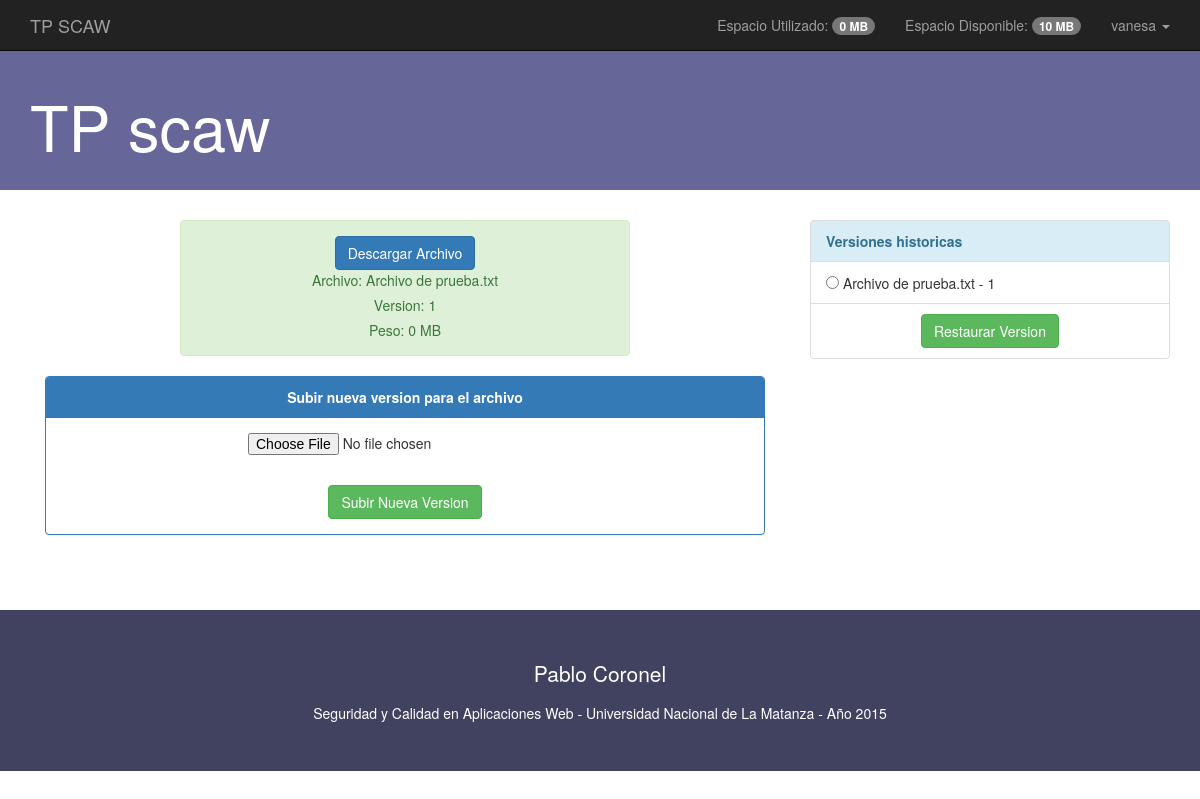
Page /php/archivoVer.php?cod=z66v1irr (signed in) on the committed database.
### tables this page shows
CREATE TABLE IF NOT EXISTS `archivo` (
  `idArchivo` int(10) NOT NULL,
  `nombreArchivo` varchar(100) NOT NULL,
  `tipoCompartido` varchar(50) NOT NULL,
  `versionActual` int(10) NOT NULL,
  `fkUsuarioCreador` int(10) NOT NULL,
  `codigoArchivo` varchar(50) NOT NULL
);

CREATE TABLE IF NOT EXISTS `archivo_version` (
  `idArchivoVersion` int(10) NOT NULL,
  `fkArchivo` int(10) NOT NULL,
  `version` int(10) NOT NULL,
  `ruta` varchar(200) NOT NULL,
  `peso` int(50) NOT NULL
);

### php/archivoVer.php (the view, shortened to what this page needs)
<?php
	include_once 'conexionDB.php';
	$getCod= mysqli_real_escape_string($conexion,$_GET['cod']);
	$sqlIdArchivo= "SELECT idArchivo FROM archivo WHERE codigoArchivo = '".$getCod."'";
	$resIdArchivo= mysqli_query($conexion,$sqlIdArchivo);
	$filaIdArchivo= mysqli_fetch_assoc($resIdArchivo);
	$idArchivo= $filaIdArchivo['idArchivo'];
	$sqlVersiones= "SELECT archivo_version.version as verArch,
					archivo.nombreArchivo as nomArch
		FROM archivo_version INNER JOIN archivo
		ON archivo_version.fkArchivo = archivo.idArchivo
		WHERE archivo_version.fkArchivo = ".$idArchivo;
	$respuestaVersiones= mysqli_query($conexion,$sqlVersiones);
	$sqlVersionActual= "SELECT versionActual, nombreArchivo, codigoArchivo FROM archivo WHERE idArchivo = ".$idArchivo;
	$respuestaVersionActual= mysqli_query($conexion,$sqlVersionActual);
	$filaVersionActual= mysqli_fetch_assoc($respuestaVersionActual);
	$sqlPesoVersionActual= "SELECT archivo_version.peso as pesoAct FROM archivo_version INNER JOIN archivo
								ON archivo_version.version= archivo.versionActual
									WHERE archivo_version.fkArchivo= ".$idArchivo;
	$respuestaPesoVersionActual= mysqli_query($conexion,$sqlPesoVersionActual);
	$filaPesoVersionActual= mysqli_fetch_assoc($respuestaPesoVersionActual);
	if(isset($_SESSION['loginId'])){
		$sqlPesoUsado= "SELECT SUM(peso) as peso, fkUsuarioCreador FROM archivo_version as av INNER JOIN archivo as ar
					ON av.fkArchivo = ar.idArchivo
					WHERE ar.fkUsuarioCreador = ".$_SESSION['loginId'];
		$resPesoUsado= mysqli_query($conexion,$sqlPesoUsado);
		$filaPesoUsado= mysqli_fetch_assoc($resPesoUsado);
		$pesoUsado= $filaPesoUsado['peso'];
		$sqlEspacioAsignado= "SELECT espacioAsignado FROM usuario
			WHERE idUsuario = ".$_SESSION['loginId'];
		$resEspacioAsignado= mysqli_query($conexion,$sqlEspacioAsignado);
		$filaEspacioAsignado= mysqli_fetch_assoc($resEspacioAsignado);
		$espacioAsignado= $filaEspacioAsignado['espacioAsignado'];
		$espacioDisponible= $espacioAsignado - $pesoUsado;
	}
	$sqlTipoCompartido= "SELECT tipoCompartido FROM archivo
							WHERE idArchivo = ".$idArchivo;
	$resTipoCompartido= mysqli_query($conexion,$sqlTipoCompartido);
	$filaTipoCompartido= mysqli_fetch_assoc($resTipoCompartido);
	$sqlListaLectoresPrivado= "SELECT fkUsuario FROM usuario_lector
								WHERE fkArchivo = ".$idArchivo;
	$resListaLectoresPrivado= mysqli_query($conexion,$sqlListaLectoresPrivado);
	$sqlListaEditoresPrivado= "SELECT fkUsuario FROM usuario_editor
								WHERE fkArchivo = ".$idArchivo;
	$resListaEditoresPrivado= mysqli_query($conexion,$sqlListaEditoresPrivado);
	$lectorPermitido= false;
	if(isset($_SESSION['loginId'])){
		while ($filaListaLectoresPrivado= mysqli_fetch_assoc($resListaLectoresPrivado)) {
			if ($filaListaLectoresPrivado['fkUsuario'] == $_SESSION['loginId']) {
				$lectorPermitido= true;
			}
		}
	}
	$editorPermitido= false;
	if(isset($_SESSION['loginId'])){
		while ($filaListaEditoresPrivado= mysqli_fetch_assoc($resListaEditoresPrivado)) {
			if ($filaListaEditoresPrivado['fkUsuario'] == $_SESSION['loginId']) {
				$editorPermitido= true;
			}
		}
	}
	if ($filaTipoCompartido['tipoCompartido'] == 'privado') {
		if (!isset($_SESSION['loginId'])) {
			$_SESSION['error']= 'No tienes acceso al archivo';
			header('location: error.php');
			exit();
		}elseif ($editorPermitido == true) {
?>
<!DOCTYPE html>
<html lang="es">
	<head>
		<link rel="stylesheet" href="../css/bootstrap.min.css">
		<link rel="stylesheet" href="../css/layout.css">
		<link rel="stylesheet" href="../css/verArchivo.css">
	</head>
	<body>
		<header>
			<nav class="navbar navbar-inverse navbar-static-top" role="navigation">
				<div class="container">
					<div class="navbar-header">
						<a href="../index.php" class="navbar-brand">TP SCAW</a>
					</div>
					<div class="collapse navbar-collapse" id="navegacionProyectoFinal">
						<ul class="nav navbar-nav navbar-right">
							<li>
								<a href="#">
									Espacio Utilizado:
									<span class="badge">
										<?php
											echo(round(($pesoUsado / 1024 / 1024),2).' MB<br>');
										?>
									</span>
								</a>
							</li>
							<li>
								<a href="#">
									Espacio Disponible:
									<span class="badge">
										<?php
											echo(round(($espacioDisponible / 1024 / 1024),2).' MB<br>');
										?>
									</span>
								</a>
							</li>
							<li class="dropdown">
								<a href="#" class="dropdown-toggle" data-toggle="dropdown" role="button">
									<?php echo($_SESSION['loginUsuario']); ?> <span class="caret"></span>
								</a>
							</li>
						</ul>
					</div>
				</div>
			</nav>
		</header>
		<section class="jumbotron" id="jumbotronPrincipal">
			<div class="container">
				<h1>TP scaw</h1>
			</div>
		</section>
		<section id="contenido" class="main container">
			<div class="row">
				<section class="col-md-8">
					<div id="divVersionActual" class="col-md-12">
						<div class="col-md-8 col-md-offset-2">
							<div class="alert alert-success text-center">
								<a class="btn btn-primary" href="archivoDescargar.php?cod=<?php echo($filaVersionActual['codigoArchivo']); ?>">
									Descargar Archivo
								</a>
								<p>
									Archivo: <?php echo($filaVersionActual['nombreArchivo']); ?>
								</p>
								<p>
									Version: <?php echo($filaVersionActual['versionActual']); ?>
								</p>
								<p>
									Peso: <?php echo(round($filaPesoVersionActual['pesoAct'] / 1024/1024,3).' MB'); ?>
								</p>
							</div>
						</div>
					</div>
					<div class="col-md-12">
						<form action="archivoVersionSubir.php" method="post" enctype='multipart/form-data'>
							<div class="panel panel-primary text-center">
								<div class="panel-heading">
									<b>Subir nueva version para el archivo</b>
								</div>
								<div class="panel-body text-center">
									<div class="col-md-6 col-md-offset-3">
										<input type="file" name="nuevaVersion" id="nuevaVersion">
									</div>
								</div>
								<div class="panel-body">
									<button class="btn btn-success" type="submit" value="Subir Nueva Version" name="subirVersion" id="subirVersion">Subir Nueva Version</button>
								</div>
							</div>
						</form>
					</div>
				</section>
				<aside class="col-md-4">
					<div id="divVersiones">
						<form action="archivoRestaurarVersion.php" method="post">
							<div class="list-group">
								<div class="list-group-item list-group-item-info text-left">
									<b>Versiones historicas</b>
								</div>
							<?php
								while($filaVersiones=mysqli_fetch_assoc($respuestaVersiones)){
							?>
								<div class="list-group-item text-left">
									<input type="radio" name="listaVersiones[]" id="listaVersiones[]" value="<?php echo($filaVersiones['verArch']); ?>">
									<?php echo($filaVersiones['nomArch'].' - '.$filaVersiones['verArch']); ?>
								</div>
							<?php
								}
							?>
								<div class="list-group-item text-center">
									<button class="btn btn-success" type="submit" value="Restaurar Version" name="restaurarVersion" id="restaurarVersion">Restaurar Version</button>
								</div>
							</div>
						</form>
					</div>
				</aside>
			</div>
		</section>
		<footer class="jumbotron" id="jumbotronFooter">
			<div class="container">
				<div class="row">
					<div class="col-xs-4 col-xs-offset-4 text-center">
						<p>Pablo Coronel</p>
					</div>
				</div>
				<div class="row">
					<div class="col-xs-8 col-xs-offset-2 text-center">
						Seguridad y Calidad en Aplicaciones Web - Universidad Nacional de La Matanza - Año 2015
					</div>
				</div>
			</div>
		</footer>
	</body>
</html>
<?php
		}elseif($lectorPermitido == false) {
			$_SESSION['error']= 'No tienes acceso al archivo';
			header('location: error.php');
			exit();
		}elseif($editorPermitido == false) {
			$_SESSION['error']= 'No tienes acceso al archivo';
			header('location: error.php');
			exit();
		}
	}else{
		$_SESSION['error']= 'No tienes acceso al archivo';
		header('location: error.php');
		exit();
	}
?>

### css/layout.css (style rules this page uses)
.navbar { margin-bottom: 0px; }
#jumbotronPrincipal { background-color: #666699; color: #FFF; padding: 20px 0; }
#jumbotronFooter { margin-top: 20px; margin-bottom: 0px; color: white; background-color: #414260; }

### css/verArchivo.css (style rules this page uses)
#contenido { min-height: 370px; }

### rows in the picture
archivo: nombreArchivo "Archivo de prueba.txt", versionActual "1"
archivo_version: $filaPesoVersionActual['pesoAct']/1024/1024 "0", fkArchivo.nombreArchivo "Archivo de prueba.txt", version "1"

### other values in the picture
$pesoUsado / 1024 / 1024 "0"
$espacioDisponible / 1024 / 1024 "10"
$_SESSION['loginUsuario'] "vanesa"
